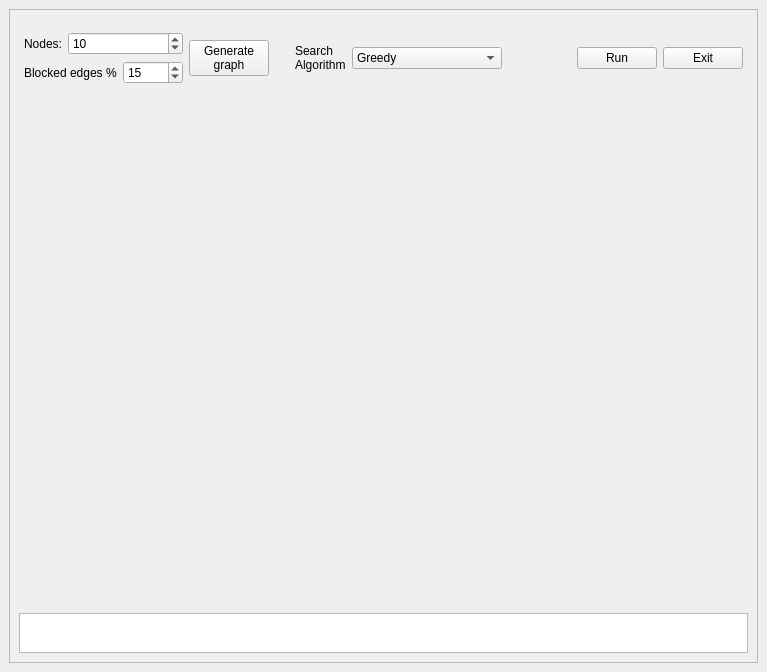
<?xml version="1.0" encoding="UTF-8"?>
<ui version="4.0">
 <class>MainWindow</class>
 <widget class="QMainWindow" name="MainWindow">
  <property name="geometry">
   <rect>
    <x>0</x>
    <y>0</y>
    <width>767</width>
    <height>672</height>
   </rect>
  </property>
  <property name="windowTitle">
   <string>MainWindow</string>
  </property>
  <widget class="QWidget" name="centralwidget">
   <layout class="QGridLayout" name="gridLayout">
    <item row="0" column="0">
     <widget class="QFrame" name="frame">
      <property name="frameShape">
       <enum>QFrame::StyledPanel</enum>
      </property>
      <property name="frameShadow">
       <enum>QFrame::Raised</enum>
      </property>
      <layout class="QVBoxLayout" name="verticalLayout_4">
       <item>
        <layout class="QVBoxLayout" name="verticalLayout_3">
         <item>
          <layout class="QVBoxLayout" name="verticalLayout">
           <item>
            <spacer name="verticalSpacer">
             <property name="orientation">
              <enum>Qt::Vertical</enum>
             </property>
             <property name="sizeType">
              <enum>QSizePolicy::Fixed</enum>
             </property>
             <property name="sizeHint" stdset="0">
              <size>
               <width>20</width>
               <height>13</height>
              </size>
             </property>
            </spacer>
           </item>
           <item>
            <layout class="QHBoxLayout" name="horizontalLayout_3">
             <item>
              <spacer name="horizontalSpacer_4">
               <property name="orientation">
                <enum>Qt::Horizontal</enum>
               </property>
               <property name="sizeType">
                <enum>QSizePolicy::Fixed</enum>
               </property>
               <property name="sizeHint" stdset="0">
                <size>
                 <width>5</width>
                 <height>20</height>
                </size>
               </property>
              </spacer>
             </item>
             <item>
              <layout class="QVBoxLayout" name="verticalLayout_2">
               <item>
                <layout class="QHBoxLayout" name="horizontalLayout_6">
                 <item>
                  <widget class="QLabel" name="label_4">
                   <property name="sizePolicy">
                    <sizepolicy hsizetype="Fixed" vsizetype="Preferred">
                     <horstretch>0</horstretch>
                     <verstretch>0</verstretch>
                    </sizepolicy>
                   </property>
                   <property name="text">
                    <string>Nodes:</string>
                   </property>
                  </widget>
                 </item>
                 <item>
                  <widget class="QSpinBox" name="sbNodes">
                   <property name="sizePolicy">
                    <sizepolicy hsizetype="Preferred" vsizetype="Preferred">
                     <horstretch>50</horstretch>
                     <verstretch>0</verstretch>
                    </sizepolicy>
                   </property>
                   <property name="minimumSize">
                    <size>
                     <width>75</width>
                     <height>0</height>
                    </size>
                   </property>
                   <property name="baseSize">
                    <size>
                     <width>30</width>
                     <height>0</height>
                    </size>
                   </property>
                   <property name="maximum">
                    <number>500</number>
                   </property>
                   <property name="value">
                    <number>10</number>
                   </property>
                  </widget>
                 </item>
                </layout>
               </item>
               <item>
                <layout class="QHBoxLayout" name="horizontalLayout_7">
                 <item>
                  <widget class="QLabel" name="label_5">
                   <property name="sizePolicy">
                    <sizepolicy hsizetype="Fixed" vsizetype="Preferred">
                     <horstretch>0</horstretch>
                     <verstretch>0</verstretch>
                    </sizepolicy>
                   </property>
                   <property name="text">
                    <string>Blocked edges %</string>
                   </property>
                  </widget>
                 </item>
                 <item>
                  <widget class="QSpinBox" name="sbBlockPercent">
                   <property name="sizePolicy">
                    <sizepolicy hsizetype="Fixed" vsizetype="Preferred">
                     <horstretch>50</horstretch>
                     <verstretch>0</verstretch>
                    </sizepolicy>
                   </property>
                   <property name="minimumSize">
                    <size>
                     <width>60</width>
                     <height>0</height>
                    </size>
                   </property>
                   <property name="baseSize">
                    <size>
                     <width>30</width>
                     <height>0</height>
                    </size>
                   </property>
                   <property name="maximum">
                    <number>80</number>
                   </property>
                   <property name="value">
                    <number>15</number>
                   </property>
                  </widget>
                 </item>
                </layout>
               </item>
              </layout>
             </item>
             <item>
              <widget class="QPushButton" name="pbGenerate">
               <property name="sizePolicy">
                <sizepolicy hsizetype="Fixed" vsizetype="Fixed">
                 <horstretch>0</horstretch>
                 <verstretch>0</verstretch>
                </sizepolicy>
               </property>
               <property name="text">
                <string>Generate
graph</string>
               </property>
              </widget>
             </item>
             <item>
              <layout class="QHBoxLayout" name="horizontalLayout_2">
               <item>
                <spacer name="horizontalSpacer_2">
                 <property name="orientation">
                  <enum>Qt::Horizontal</enum>
                 </property>
                 <property name="sizeType">
                  <enum>QSizePolicy::Fixed</enum>
                 </property>
                 <property name="sizeHint" stdset="0">
                  <size>
                   <width>20</width>
                   <height>20</height>
                  </size>
                 </property>
                </spacer>
               </item>
               <item>
                <widget class="QLabel" name="label_3">
                 <property name="sizePolicy">
                  <sizepolicy hsizetype="Fixed" vsizetype="Preferred">
                   <horstretch>0</horstretch>
                   <verstretch>0</verstretch>
                  </sizepolicy>
                 </property>
                 <property name="text">
                  <string>Search
Algorithm</string>
                 </property>
                </widget>
               </item>
               <item>
                <widget class="QComboBox" name="cbAlgos">
                 <property name="sizePolicy">
                  <sizepolicy hsizetype="Fixed" vsizetype="Fixed">
                   <horstretch>0</horstretch>
                   <verstretch>0</verstretch>
                  </sizepolicy>
                 </property>
                 <property name="minimumSize">
                  <size>
                   <width>150</width>
                   <height>0</height>
                  </size>
                 </property>
                 <property name="currentIndex">
                  <number>0</number>
                 </property>
                 <item>
                  <property name="text">
                   <string>Greedy</string>
                  </property>
                 </item>
                 <item>
                  <property name="text">
                   <string>Reposition</string>
                  </property>
                 </item>
                 <item>
                  <property name="text">
                   <string>Comparison</string>
                  </property>
                 </item>
                 <item>
                  <property name="text">
                   <string>Waiting</string>
                  </property>
                 </item>
                 <item>
                  <property name="text">
                   <string>Recovery Greedy</string>
                  </property>
                 </item>
                 <item>
                  <property name="text">
                   <string>Dijkstra</string>
                  </property>
                 </item>
                </widget>
               </item>
              </layout>
             </item>
             <item>
              <spacer name="horizontalSpacer">
               <property name="orientation">
                <enum>Qt::Horizontal</enum>
               </property>
               <property name="sizeHint" stdset="0">
                <size>
                 <width>40</width>
                 <height>20</height>
                </size>
               </property>
              </spacer>
             </item>
             <item>
              <widget class="QPushButton" name="pbRun">
               <property name="text">
                <string>Run</string>
               </property>
              </widget>
             </item>
             <item>
              <widget class="QPushButton" name="pbExit">
               <property name="text">
                <string>Exit</string>
               </property>
              </widget>
             </item>
             <item>
              <spacer name="horizontalSpacer_3">
               <property name="orientation">
                <enum>Qt::Horizontal</enum>
               </property>
               <property name="sizeType">
                <enum>QSizePolicy::Fixed</enum>
               </property>
               <property name="sizeHint" stdset="0">
                <size>
                 <width>5</width>
                 <height>20</height>
                </size>
               </property>
              </spacer>
             </item>
            </layout>
           </item>
          </layout>
         </item>
         <item>
          <spacer name="verticalSpacer_2">
           <property name="orientation">
            <enum>Qt::Vertical</enum>
           </property>
           <property name="sizeType">
            <enum>QSizePolicy::Fixed</enum>
           </property>
           <property name="sizeHint" stdset="0">
            <size>
             <width>20</width>
             <height>5</height>
            </size>
           </property>
          </spacer>
         </item>
         <item>
          <widget class="QWidget" name="mplwindow" native="true">
           <property name="sizePolicy">
            <sizepolicy hsizetype="Expanding" vsizetype="Expanding">
             <horstretch>0</horstretch>
             <verstretch>0</verstretch>
            </sizepolicy>
           </property>
           <layout class="QVBoxLayout" name="mplvl"/>
          </widget>
         </item>
         <item>
          <widget class="QPlainTextEdit" name="plainTextEdit">
           <property name="sizePolicy">
            <sizepolicy hsizetype="Expanding" vsizetype="Fixed">
             <horstretch>0</horstretch>
             <verstretch>0</verstretch>
            </sizepolicy>
           </property>
           <property name="maximumSize">
            <size>
             <width>16777215</width>
             <height>40</height>
            </size>
           </property>
           <property name="acceptDrops">
            <bool>false</bool>
           </property>
           <property name="undoRedoEnabled">
            <bool>false</bool>
           </property>
           <property name="readOnly">
            <bool>true</bool>
           </property>
          </widget>
         </item>
        </layout>
       </item>
      </layout>
     </widget>
    </item>
   </layout>
   <zorder>mplwindow</zorder>
   <zorder>verticalSpacer_2</zorder>
   <zorder>frame</zorder>
  </widget>
 </widget>
 <resources/>
 <connections/>
</ui>
